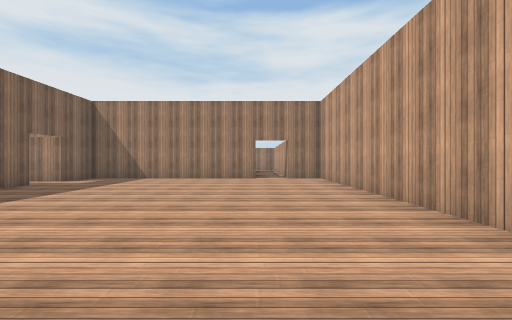
View 1 (above)

20 first-person views from a walk through a 3-D level made in the Unity game engine. The camera is 1.4 m above the floor, looks level and sees 90° across. The floor is counted in squares, 2 m on a side. Each view is taken from the middle of a square. On the plan, view 1 faces up. The plan holds only what a view shows up to about 9 squares ahead; the rest is blank. The place goes on beyond the plan. The player is left out. Surface patterns are stand-ins for the level's own textures.

View 2
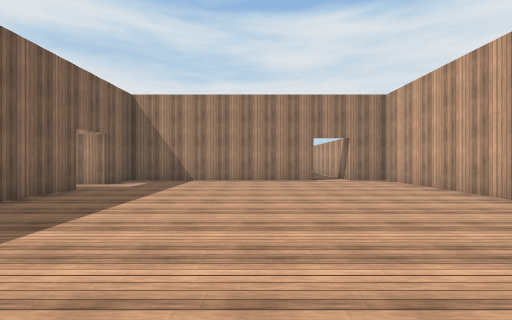

View 3
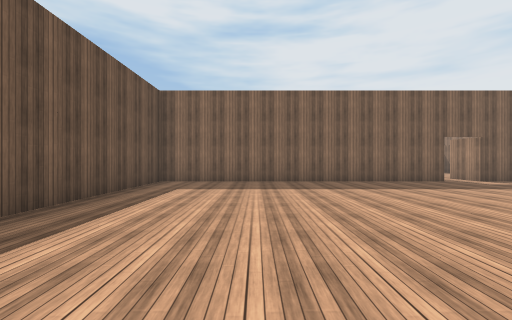

View 4
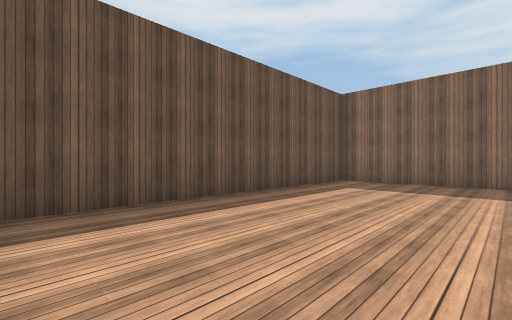

View 5
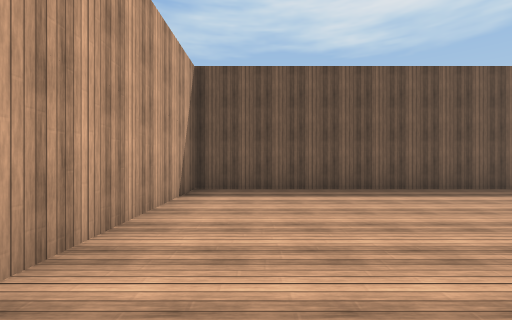

View 6
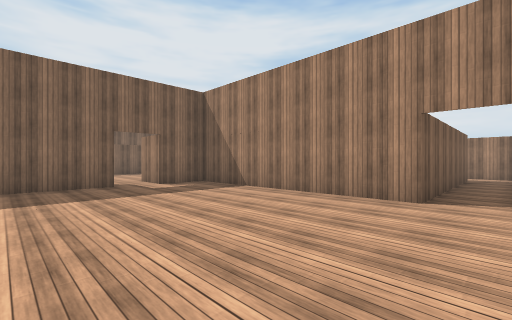

View 7
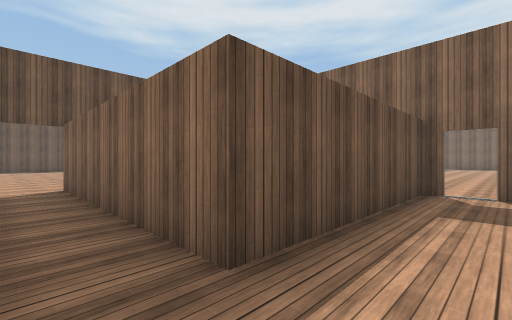

View 8
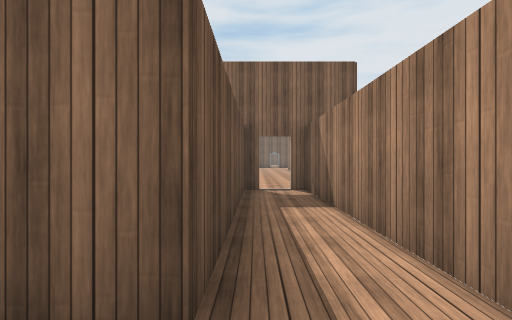

View 9
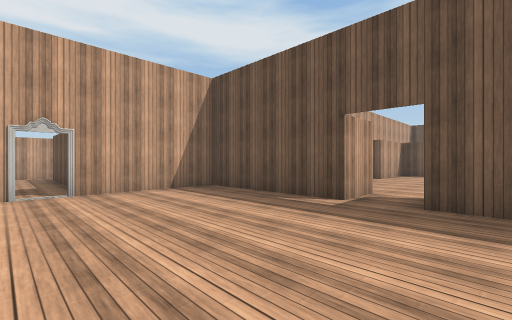

View 10
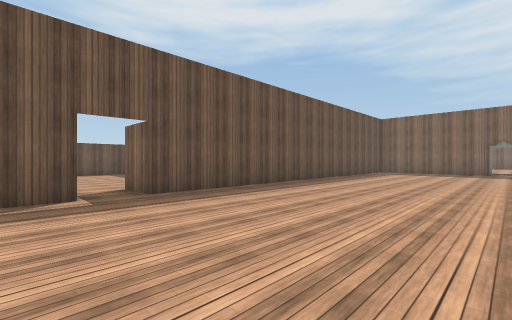

View 11
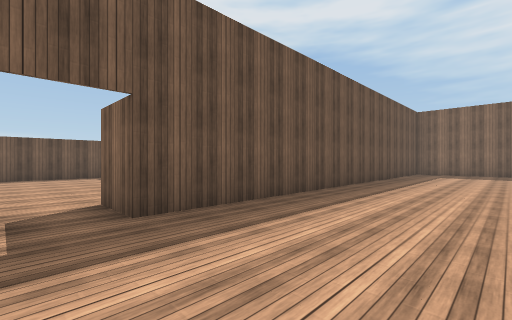

View 12
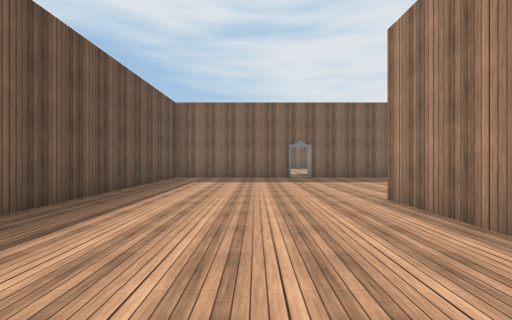

View 13
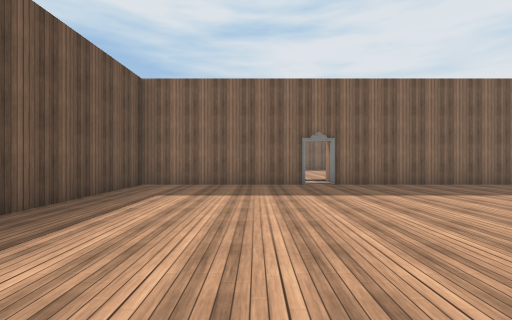

View 14
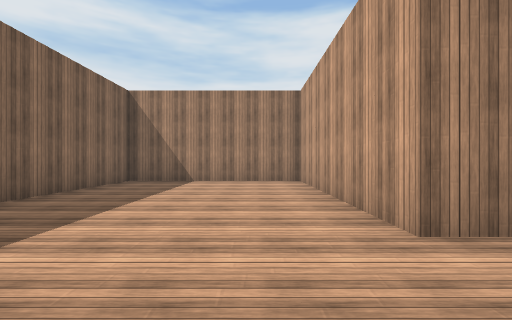

View 15
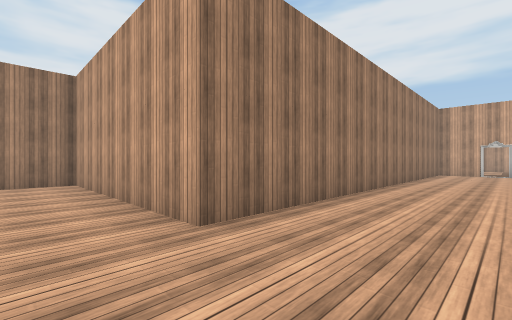

View 16
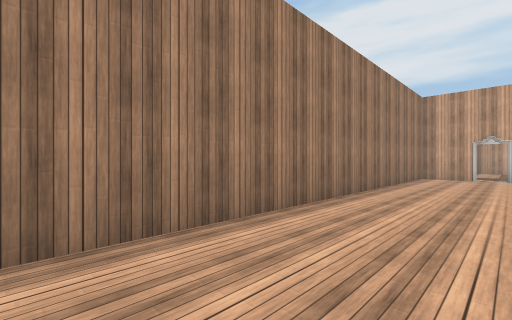

View 17
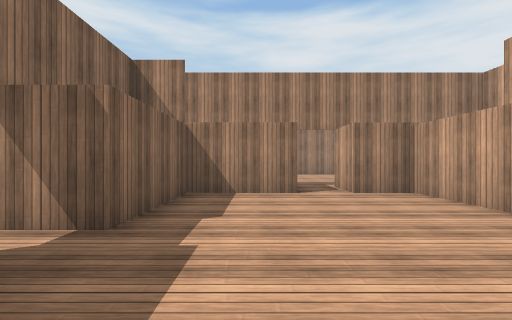

View 18
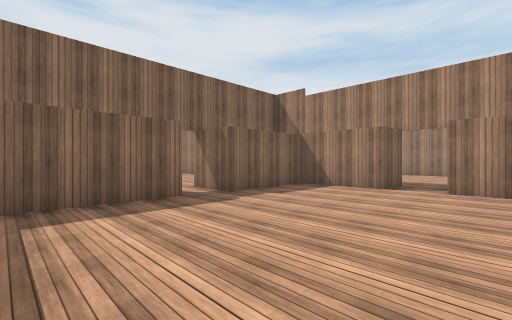

View 19
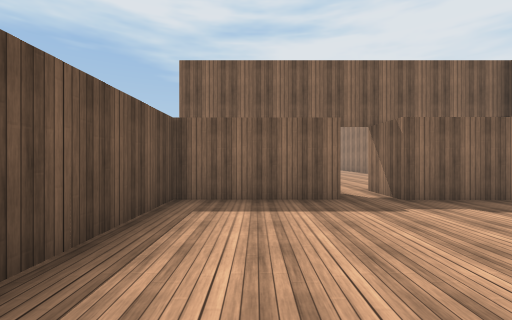

View 20
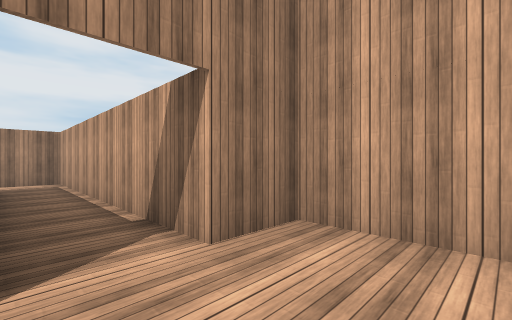

### Floor plan
Ten units are one square. View 1 is at (0, 0); x grows to the right and y downward. Boxes are objects, and circles mark ways between rooms. Rooms are numbered by the first view taken in them; rooms with no view inside come last. Other rooms are left out.
<svg viewBox="-237 -250 267 276">
<path fill="none" stroke="#000" d="M-63 -65 -63 21 -29 21M0 -98 -63 -98 -63 -83 -76 -83M10 21 25 21 25 -98 12 -98M-50 -157 0 -157 0 -98M12 -98 12 -172 -50 -172 -50 -168M-232 -174 -232 -128 -101 -128M-86 -128 -50 -128 -50 -161M-56 -183 -175 -183 -175 -245 -232 -245 -232 -181M-50 -168 -50 -178M-125 -75 -125 -45 -90 -45M-76 -94 -76 -114 -86 -114M-100 -114 -125 -114 -125 -86 -139 -86"/>
<rect x="-75" y="-75" width="10" height="10" fill="#bbb"><title>other object</title></rect>
<rect x="-95" y="-125" width="10" height="10" fill="#bbb"><title>other object</title></rect>
<circle cx="10" cy="-100" r="3" fill="#2a7"/>
<circle cx="-70" cy="-75" r="3" fill="#2a7"/>
<circle cx="-50" cy="-165" r="3" fill="#2a7"/>
<circle cx="-95" cy="-120" r="3" fill="#2a7"/>
<text x="-20" y="-40">1</text>
<text x="-10" y="-160">2</text>
<text x="-160" y="-170">3</text>
<text x="-100" y="-80">4</text>
</svg>
Room 1 opens to room 2. Room 1 opens to room 4. Room 2 opens to room 3. Room 3 opens to room 4.

Where each view was taken, in squares from view 1:
view 1: 0 up, 0 right, facing up
view 2: 1 up, 2 left, facing up
view 3: 1 up, 2 right, facing left
view 4: 2 up, 2 right, facing down-left
view 5: 4 up, 1 right, facing down
view 6: 5 up, 1 right, facing up-left
view 7: 17 up, 1 right, facing down-left
view 8: 16 up, 1 right, facing left
view 9: 17 up, 11 left, facing down-right
view 10: 18 up, 8 left, facing down-left
view 11: 16 up, 9 left, facing down-left
view 12: 16 up, 13 left, facing left
view 13: 16 up, 16 left, facing left
view 14: 16 up, 19 left, facing up
view 15: 16 up, 19 left, facing up-right
view 16: 16 up, 16 left, facing up-right
view 17: 6 up, 11 left, facing up
view 18: 5 up, 8 left, facing up-left
view 19: 6 up, 8 left, facing left
view 20: 8 up, 0 right, facing up-right
